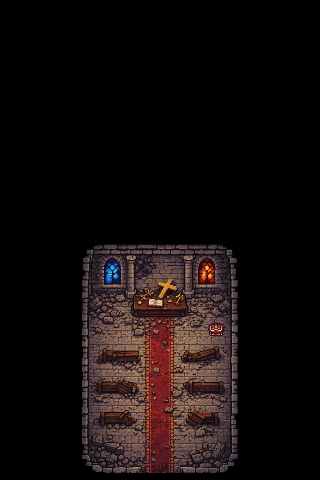

This game map was drawn from its Tiled (.tmx) file and the tilesets committed beside it. A one-line description and the trimmed map source follow:
An orthogonal 20x30 tile map with 16x16 px tiles, 2 tile layers (Calque de Tuiles 1, Calque de Tuiles 2), 2 tilesets and 52 objects (49x collision, enemy_spawn, exit_church, spawn_church).

<map version="1.10" tiledversion="1.11.2" orientation="orthogonal" renderorder="right-down" width="20" height="30" tilewidth="16" tileheight="16" infinite="0" nextlayerid="5" nextobjectid="64">
 <editorsettings>
  <export target="Interieur_eglise.tmx" format="tmx" />
 </editorsettings>
 <tileset firstgid="1" source="Church-1.png.tsx" />
 <tileset firstgid="151" source="All_Chest_Sprites_Combined.tsx" />
 <layer id="1" name="Calque de Tuiles 1" width="20" height="30">
  <data>[600 cells, 150 non-empty, 150 distinct tile ids]</data>
 </layer>
 <layer id="4" name="Calque de Tuiles 2" width="20" height="30">
  <data>[600 cells, 1 non-empty, 1 distinct tile ids]</data>
 </layer>
 <objectgroup id="3" name="enemy_spawn">
  <object id="58" type="enemy_spawn" x="125.19" y="324.233" width="80" height="21" />
 </objectgroup>
 <objectgroup id="2" name="Calque d'Objets 1">
  <object id="1" name="exit_church" x="142.045" y="467.091" width="38.6364" height="11.2727" />
  <object id="2" name="spawn_church" x="161.273" y="452.227">
   <point />
  </object>
  <object id="3" type="collision" x="181.455" y="466.909" width="58.1818" height="7.81818" />
  <object id="5" type="collision" x="80.3333" y="467.333" width="61" height="8" />
  <object id="6" type="collision" x="80.6667" y="256.667" width="9.66667" height="219" />
  <object id="7" type="collision" x="79.75" y="241" width="13.25" height="15" />
  <object id="8" type="collision" x="93.5" y="240.5" width="147" height="14.5" />
  <object id="9" type="collision" x="228.545" y="255.5" width="11.9545" height="212" />
  <object id="10" type="collision" x="222" y="462.25" width="7.25" height="3.75" />
  <object id="11" type="collision" x="186" y="462.5" width="37" height="5" />
  <object id="12" type="collision" x="193.875" y="454.5" width="26.625" height="11.25" />
  <object id="13" type="collision" x="216.375" y="442.5" width="9.125" height="10.125" />
  <object id="14" type="collision" x="213.625" y="450.375" width="7.875" height="5.75" />
  <object id="15" type="collision" x="197.125" y="451.5" width="16.5" height="5.625" />
  <object id="16" type="collision" x="202.5" y="443.375" width="5.875" height="10.625" />
  <object id="17" type="collision" x="88.75" y="458.75" width="54.25" height="10" />
  <object id="18" type="collision" x="88.5" y="449.75" width="34.875" height="8.75" />
  <object id="19" type="collision" x="89.625" y="443.625" width="31.5" height="6.375" />
  <object id="20" type="collision" x="91.25" y="434.5" width="11.5" height="8.875" />
  <object id="21" type="collision" x="100.875" y="412.625" width="29.25" height="12.375" />
  <object id="22" type="collision" x="129.75" y="417.375" width="6.5" height="5.875" />
  <object id="23" type="collision" x="97.5" y="381.125" width="39.25" height="12.625" />
  <object id="25" type="collision" x="101.5" y="350.625" width="37.75" height="12" />
  <object id="26" type="collision" x="98" y="358.5" width="4.625" height="3.25" />
  <object id="27" type="collision" x="102.625" y="348.75" width="3.625" height="2.625" />
  <object id="28" type="collision" x="88.5455" y="296.636" width="17.0909" height="19.8182" />
  <object id="29" type="collision" x="90.2727" y="291.727" width="34.8182" height="8.90909" />
  <object id="30" type="collision" x="104.727" y="303.636" width="8.18182" height="15.2727" />
  <object id="31" type="collision" x="99.8182" y="316" width="12.1818" height="8" />
  <object id="32" type="collision" x="113.091" y="309.545" width="6.09091" height="6.36364" />
  <object id="34" type="collision" x="132.75" y="295.375" width="52.875" height="15.0114" />
  <object id="35" type="collision" x="88.3333" y="283" width="142.333" height="11.3333" />
  <object id="36" type="collision" x="184.667" y="291.667" width="45.6667" height="7.66667" />
  <object id="37" type="collision" x="127.333" y="294.667" width="6.33333" height="5.66667" />
  <object id="38" type="collision" x="206.545" y="296.909" width="24.1818" height="10.7273" />
  <object id="39" type="collision" x="211.636" y="307.455" width="19.6364" height="7.45455" />
  <object id="40" type="collision" x="183.455" y="353.818" width="23.0909" height="6.90909" />
  <object id="41" type="collision" x="200.364" y="349.091" width="18.3636" height="4.72727" />
  <object id="42" type="collision" x="206.909" y="353.455" width="12.9091" height="6.90909" />
  <object id="43" type="collision" x="214.727" y="346.545" width="2.90909" height="2.36364" />
  <object id="44" type="collision" x="184.545" y="350.545" width="5.09091" height="3.27273" />
  <object id="45" type="collision" x="183.455" y="382.909" width="40.5455" height="6" />
  <object id="46" type="collision" x="187.455" y="388.545" width="36.3636" height="4.72727" />
  <object id="47" type="collision" x="187.455" y="379.636" width="6" height="3.63636" />
  <object id="48" type="collision" x="189.364" y="412.636" width="28" height="12.1818" />
  <object id="49" type="collision" x="217.091" y="419" width="2.45455" height="4.54545" />
  <object id="50" type="collision" x="191.182" y="409.636" width="4.36364" height="3.72727" />
  <object id="51" type="collision" x="185.818" y="418.545" width="6.72727" height="3" />
  <object id="52" type="collision" x="188" y="421.545" width="5.36364" height="2.81818" />
  <object id="62" name="chest_church" type="collision" x="207.818" y="322.909" width="16.3636" height="13.5455" />
  <object id="63" type="collision" x="78.9091" y="474.364" width="168.727" height="6.90909" />
 </objectgroup>
</map>
